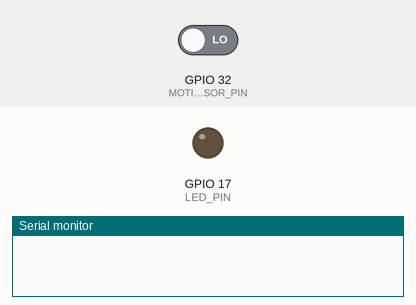
Recording of a sketch running on a simulated ESP32. On the bench: output pins drawn as LEDs (lit = HIGH), the last lines printed to the serial monitor. Inputs (shaded band) come from the test bench; at power-on: GPIO 32 (MOTION_SENSOR_PIN) LOW.

Above: at 1.2 s.
1.3 s: GPIO 32 (MOTION_SENSOR_PIN) driven HIGH
At 1.6 s:
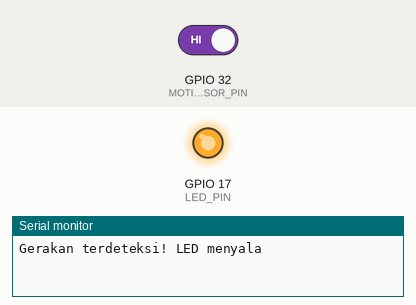
2.8 s: GPIO 32 (MOTION_SENSOR_PIN) driven LOW
At 3.9 s:
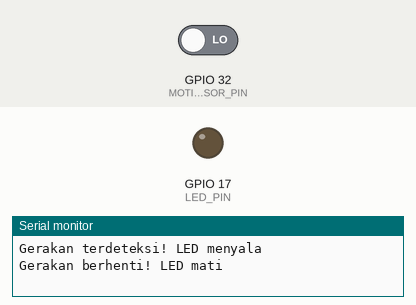
Timing chart, 0 to 5.8 s (numbered marks = the images above; inputs shaded):
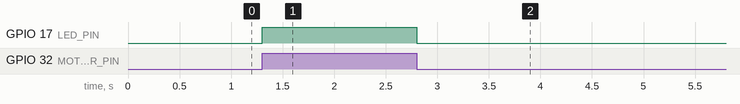

The sketch:

motion-led.ino
```cpp
#define MOTION_SENSOR_PIN  32  // Pin GPIO32 pada ESP32 terhubung ke pin OUTPUT sensor gerak (PIR)
#define LED_PIN            17  // Pin GPIO17 pada ESP32 terhubung ke kaki LED

int motionStateCurrent  = LOW; // kondisi sensor gerak saat ini
int motionStatePrevious = LOW; // kondisi sensor gerak sebelumnya

void setup() {
  Serial.begin(9600);                // memulai komunikasi serial
  pinMode(MOTION_SENSOR_PIN, INPUT); // mengatur pin ESP32 sebagai input (membaca data dari sensor)
  pinMode(LED_PIN, OUTPUT);          // mengatur pin ESP32 sebagai output (mengendalikan LED)
}

void loop() {
  motionStatePrevious = motionStateCurrent;             // menyimpan kondisi lama sensor
  motionStateCurrent  = digitalRead(MOTION_SENSOR_PIN); // membaca kondisi terbaru dari sensor

  // Jika kondisi berubah dari LOW ke HIGH → ada gerakan terdeteksi
  if (motionStatePrevious == LOW && motionStateCurrent == HIGH) {
    Serial.println("Gerakan terdeteksi! LED menyala");
    digitalWrite(LED_PIN, HIGH); // menyalakan LED
  }
  // Jika kondisi berubah dari HIGH ke LOW → gerakan berhenti
  else if (motionStatePrevious == HIGH && motionStateCurrent == LOW) {
    Serial.println("Gerakan berhenti! LED mati");
    digitalWrite(LED_PIN, LOW);  // mematikan LED
  }
}
```

Measured:
- after the input at 1.3 s, GPIO 17 (LED_PIN): LOW → HIGH at once
- after the input at 2.8 s, GPIO 17 (LED_PIN): HIGH → LOW at once
